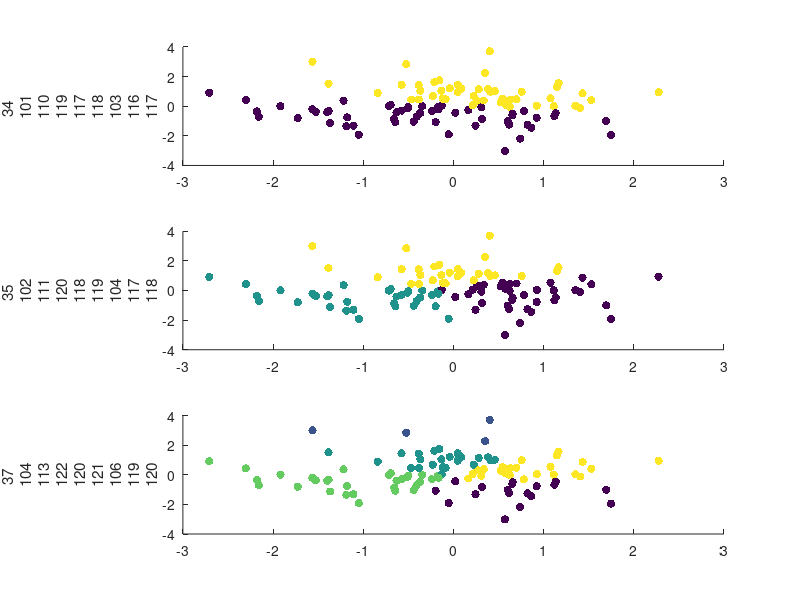

MATLAB code for this plot: (Note: this script raises an error after producing the figure.)
clc
close all

%% Parameters for the generation of the 5 random cluster points
% Vary the means and covariance matrices of the distributions as well as 
% the number of points in each cluster.
NUM_CLUSTERS = 5;
NUM_PTS   = [100, 10, 300, 91, 1000];
MU_PTS    = [0, -5, 66, 7, -22];
SIGMA_PTS = [1, 2, 7, 12, 300]; 

%% Generate 2D clusters with different number of pts, means, and covariances
clusters = {NUM_CLUSTERS};
for i=1:5
    clusters{i} = [mvnrnd(MU_PTS(i), SIGMA_PTS(i), NUM_PTS(i)) ...
                   mvnrnd(MU_PTS(i), SIGMA_PTS(i), NUM_PTS(i))];
end

%% Run K-Means on the synthetic data generated in Step1. 
% Does it always yield the optimal configuration? Discuss the results.
K_SIZES = [2 3 5];
for c=1:NUM_CLUSTERS
   figure();
   for i=1:size(K_SIZES,2)
       subplot(3,1,i);
       [IDX,C] = kmeans(clusters{c},K_SIZES(i));
       scatter(clusters{c}(:,1),clusters{c}(:,2),[],IDX,'filled');
       ylabel(K_SIZES(i) + " clusters");
   end
   sgtitle(sprintf("%d Data Points\n  (\\mu=%d.  \\sigma = %d)", ...
       NUM_PTS(c), MU_PTS(c), SIGMA_PTS(c)));
end